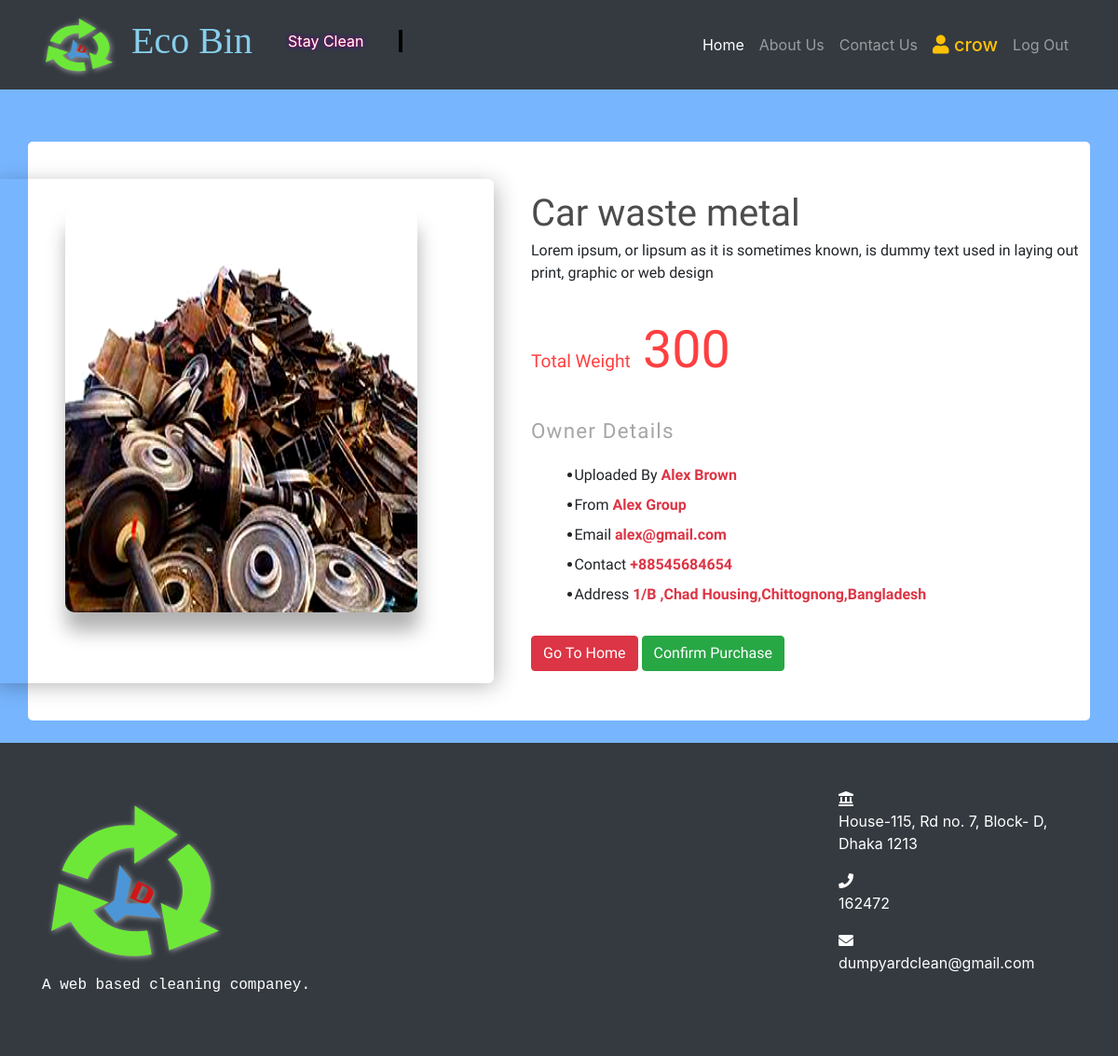
Page /buy_garbage/car-waste-metal/4/ (signed in) on the earlier database version.
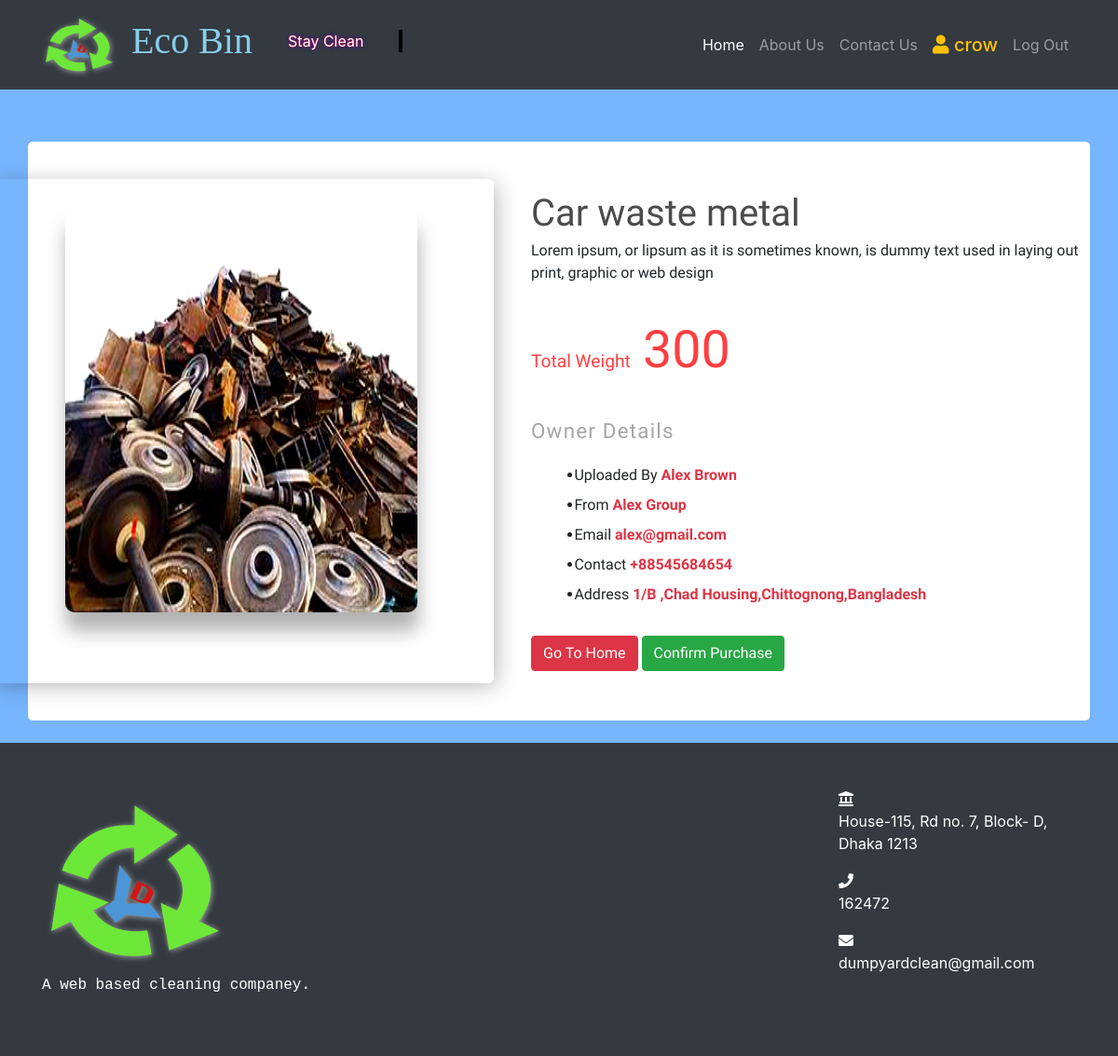
Same page on the later database version.
### management/models.py (models this page shows, shortened)
class Garbage(models.Model):
    name=models.CharField(max_length=255,blank=False)
    desc=models.TextField(blank=False)
    status=models.BooleanField(default=False)
    weight=models.PositiveIntegerField(blank=True)
    image=models.ImageField(upload_to='')
    categoy=models.ForeignKey(GarbageCategory,on_delete=models.CASCADE)
    slug=models.SlugField(blank=True,unique=True)
    uploaded_by=models.IntegerField(default=0)

### management/views.py (the view)
# urls.py: path('buy_garbage/<slug:slug>/<int:id>/',BuyGarbageView,name='buy_garbage'),
@login_required
def BuyGarbageView(request,slug=None,id=None):
    context=dict()
    garbage=Garbage.objects.get(pk=id)
    owner=MyUser.objects.get(pk=garbage.uploaded_by)
    context['garbage']=garbage
    context['owner']=owner
    return render(request,'garbage_buy.html',context)

### templates/garbage_buy.html
{% extends 'base.html' %}
{% load static %}
{% block CSS %}
<link rel="stylesheet" href="{% static 'custom/css/garbage_buy.css' %}">
{% endblock CSS%}
{% block content %}
<div class="product_buy my-4">
	<section class="product my-4 container">
		<div class="product__photo">
			<div class="photo-container">
				<div class="photo-main">
					<img id="garbage-img" src="{{garbage.image.url}}" alt="green apple slice">
				</div>
			</div>
		</div>
		<div class="product__info">
			<div class="title">
				<h1>{{garbage.name}}</h1>
				<p>{{garbage.desc}}</p>
			</div>
			<div class="price">
				Total Weight <span>{{garbage.weight}}</span>
			</div>
			<div class="description">
				<h3>Owner Details</h3>
				<ul>
					<li>Uploaded By <strong class="text-danger"> {{owner.username}}</strong></li>
					<li>From <strong class="text-danger"> {{owner.institution}}</strong></li>
					<li>Email <strong class="text-danger"> {{owner.email}}</strong></li>
					<li>Contact <strong class="text-danger"> {{owner.contact}}</strong></li>
					<li>Address <strong class="text-danger"> {{owner.address}}</strong></li>
				</ul>
			</div>
		  <a href="{% url 'homepage' %}"><button class="btn btn-danger">Go To Home</button></a>
		  <a href="{% url 'conrifm_order' garbage.slug garbage.id %}"><button class="btn btn-success">Confirm Purchase</button></a>
		</div>
	</section>
</div>
{% endblock content %}

Differences in the rows shown:
changed Garbage "Car waste metal": image: a different picture
